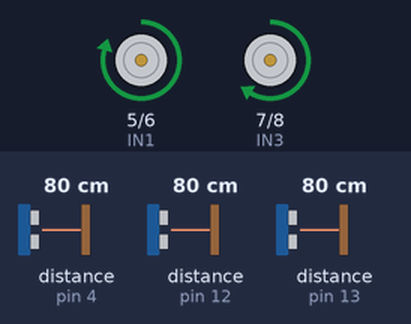
A sketch run on a simulated Arduino Uno, built with avr-gcc and run on an emulated ATmega328P. On the bench: motor-driver pin pairs drawn as motors (green arrow = first pin HIGH = forward, orange = second pin HIGH = backward, longer = more drive, scaled by the enable pin). Wiring (inferred from the names in the program): 2 × ultrasonic range finder: trigger pin 2, echo pin 13 / trigger pin 11, echo pin 12. The test bench sets the inputs (shaded band); at power-on: distance to the obstacle (sensors on pin 12, pin 4, pin 13) 80 cm. The echo pulse lasts 58.3 µs per cm.

Above: at 1.2 s.
1.3 s: distance to the obstacle (sensor on pin 12) set to 30 cm
2.8 s: distance to the obstacle (sensor on pin 12) set to 24 cm
At 3.2 s:
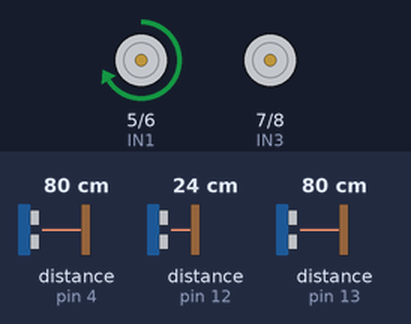
4.3 s: distance to the obstacle (sensor on pin 12) set to 35 cm
At 5.5 s:
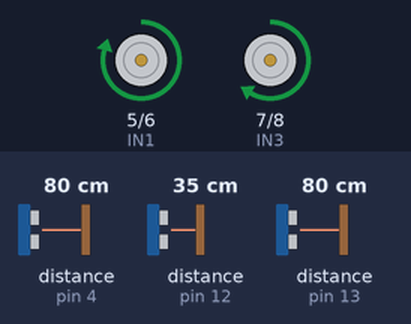
5.8 s: distance to the obstacle (sensor on pin 12) set to 2 cm
At 6.4 s:
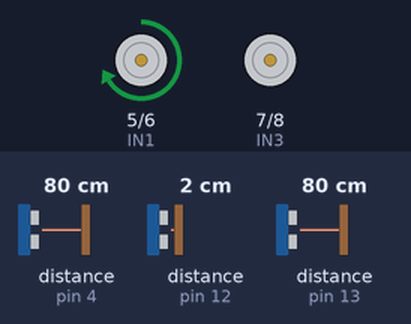
7.3 s: distance to the obstacle (sensor on pin 4) set to 2 cm
At 8.5 s:
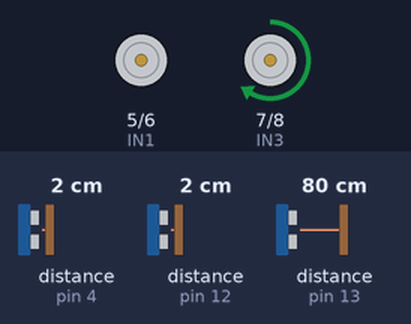
8.8 s: distance to the obstacle (sensor on pin 13) set to 2 cm
At 10.1 s:
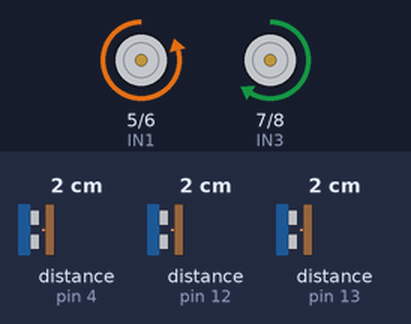
Timing chart, 0 to 11.3 s (numbered marks = the images above; inputs shaded):
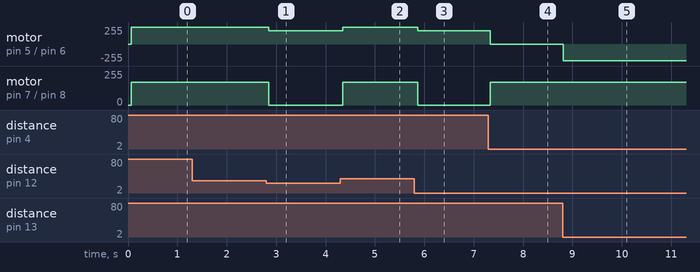

Measured:
- the behaviour switches between 27 and 26 cm on distance to the obstacle (sensor on pin 12) (found by bisection; images 0 and 1)
- after the input at 1.3 s, every drawn part: stays the same
- after the input at 2.8 s, motor on pin 5 (IN1) / pin 6 (IN2): forward 250/255 → forward 200/255 after 0.05 s; motor on pin 7 (IN3) / pin 8 (IN4): forward 170/255 → stopped after 0.05 s
- after the input at 4.3 s, motor on pin 5 (IN1) / pin 6 (IN2): forward 200/255 → forward 250/255 after 0.05 s; motor on pin 7 (IN3) / pin 8 (IN4): stopped → forward 170/255 after 0.05 s
- after the input at 5.8 s, motor on pin 5 (IN1) / pin 6 (IN2): forward 250/255 → forward 200/255 after 0.07 s; motor on pin 7 (IN3) / pin 8 (IN4): forward 170/255 → stopped after 0.07 s
- after the input at 7.3 s, motor on pin 5 (IN1) / pin 6 (IN2): forward 200/255 → stopped at once; motor on pin 7 (IN3) / pin 8 (IN4): stopped → forward 170/255 at once
- after the input at 8.8 s, motor on pin 5 (IN1) / pin 6 (IN2): stopped → backward 250/255 at once

The sketch:

Competition.ino
```cpp
//ultrasonic initializations
int trigFront=11;
int echoFront=12;
int trigLeft=2;
int echoLeft=13;
int trigRight=3;
int echoRight=4;

#define space 26 /////////////////// this value will be changed according to the distance between the robot and the wall in which we want the robot to turn left or right

//Motor initializations
int IN1 = 5;
int IN2 = 6;
int IN3 = 7;
int IN4 = 8;
int en1 = 10;
int en2 = 9;
#define speedd 100      ////////////////////this value must be changed it's the value of the speed of the motor when it turns right or left we must reduce the speed

//Temperature sensor
int temp= A0;
//Flame sensor
int flam= A1; // Here we must change it to a digital pin but there're not enough pins
//Buzzer
//int buz=2;

void setup(){
  Serial.begin(9600);
  pinMode(trigFront,OUTPUT);
  pinMode(echoFront,INPUT);
  pinMode(trigLeft,OUTPUT);
  pinMode(echoLeft,INPUT);
  pinMode(trigRight,OUTPUT);
  pinMode(echoRight,INPUT);

  pinMode(IN1,OUTPUT);
  pinMode(IN2,OUTPUT);
  pinMode(IN3,OUTPUT);
  pinMode(IN4,OUTPUT);
  pinMode(en1,OUTPUT);
  pinMode(en2,OUTPUT);

  //pinMode(temp,INPUT);
  //pinMode(flam,INPUT);
}
//Ultrasonic code
long FRONT(){
  digitalWrite(trigFront, LOW );
  delayMicroseconds(2);
  digitalWrite(trigFront, HIGH );
  delayMicroseconds(10);
  digitalWrite(trigFront, LOW);
  long duration = pulseIn(echoFront,HIGH);
  long distance = (duration/2) * 0.0343;
  delay(5);
  return distance;
}
long LEFT(){
  digitalWrite(trigLeft, LOW );
  delayMicroseconds(2);
  digitalWrite(trigLeft, HIGH );
  delayMicroseconds(10);
  digitalWrite(trigLeft, LOW);
  long duration = pulseIn(echoLeft,HIGH);
  long distance = (duration/2) * 0.0343;
  delay(5);
  return distance;
}
long RIGHT(){
  digitalWrite(trigRight, LOW );
  delayMicroseconds(2);
  digitalWrite(trigRight, HIGH );
  delayMicroseconds(10);
  digitalWrite(trigRight, LOW);
  long duration = pulseIn(echoRight,HIGH);
  long distance = (duration/2) * 0.0343;
  delay(5);
  return distance;
}

//Motor direction code
void forward() {
  digitalWrite(IN1 , HIGH);
  digitalWrite(IN2 , LOW );
  digitalWrite(IN3 , HIGH );
  digitalWrite(IN4 , LOW );
  analogWrite(en1,250);
  analogWrite(en2,170);
}
void backward(){
  digitalWrite(IN1 , LOW);
  digitalWrite(IN2 , HIGH );
  digitalWrite(IN3 , LOW );
  digitalWrite(IN4 , HIGH );
  analogWrite(en1,250);
  analogWrite(en2,170);
}
void reverse(){
    digitalWrite(IN1, LOW);
    digitalWrite(IN2,HIGH);
    digitalWrite(IN3,HIGH);
    digitalWrite(IN4,LOW);
    analogWrite(en1,250);
    analogWrite(en2,170);
}
void left(){
  digitalWrite(IN1 , LOW);
  digitalWrite(IN2 , LOW );
  digitalWrite(IN3 , HIGH );
  digitalWrite(IN4 , LOW );
  analogWrite(en1,0);
  analogWrite(en2,150);
}
void right(){
  digitalWrite(IN1 , HIGH);
  digitalWrite(IN2 , LOW );
  digitalWrite(IN3 , LOW );
  digitalWrite(IN4 , LOW );
  analogWrite(en1,200);
  analogWrite(en2,0);
}
void stopp(){
  digitalWrite(IN1 , LOW);
  digitalWrite(IN2 , LOW );
  digitalWrite(IN3 , LOW );
  digitalWrite(IN4 , LOW );
  analogWrite(en1,0);
  analogWrite(en2,0);
}
////////////////////////////////
//temp sensor
void loop(){
  if(FRONT()<space && LEFT()<space && RIGHT()<space) {reverse(); delay(2000);} //obstacle on the 3 sides

  else if(FRONT()<space && LEFT()>space && RIGHT()<space) left(); // obstacle on front and right
  else if(FRONT()<space && LEFT()<space && RIGHT()>space) right(); // obstacle on front and left
  else if(FRONT()<space && LEFT()>space && RIGHT()>space) right(); // obstacle on front
  else if(FRONT()>space && LEFT()<space && RIGHT()>space) right(); //obstacle on left
  //else if(FRONT()>space && LEFT()>space && RIGHT()<space) left(); // obstacle on right
  else forward();

}
```
